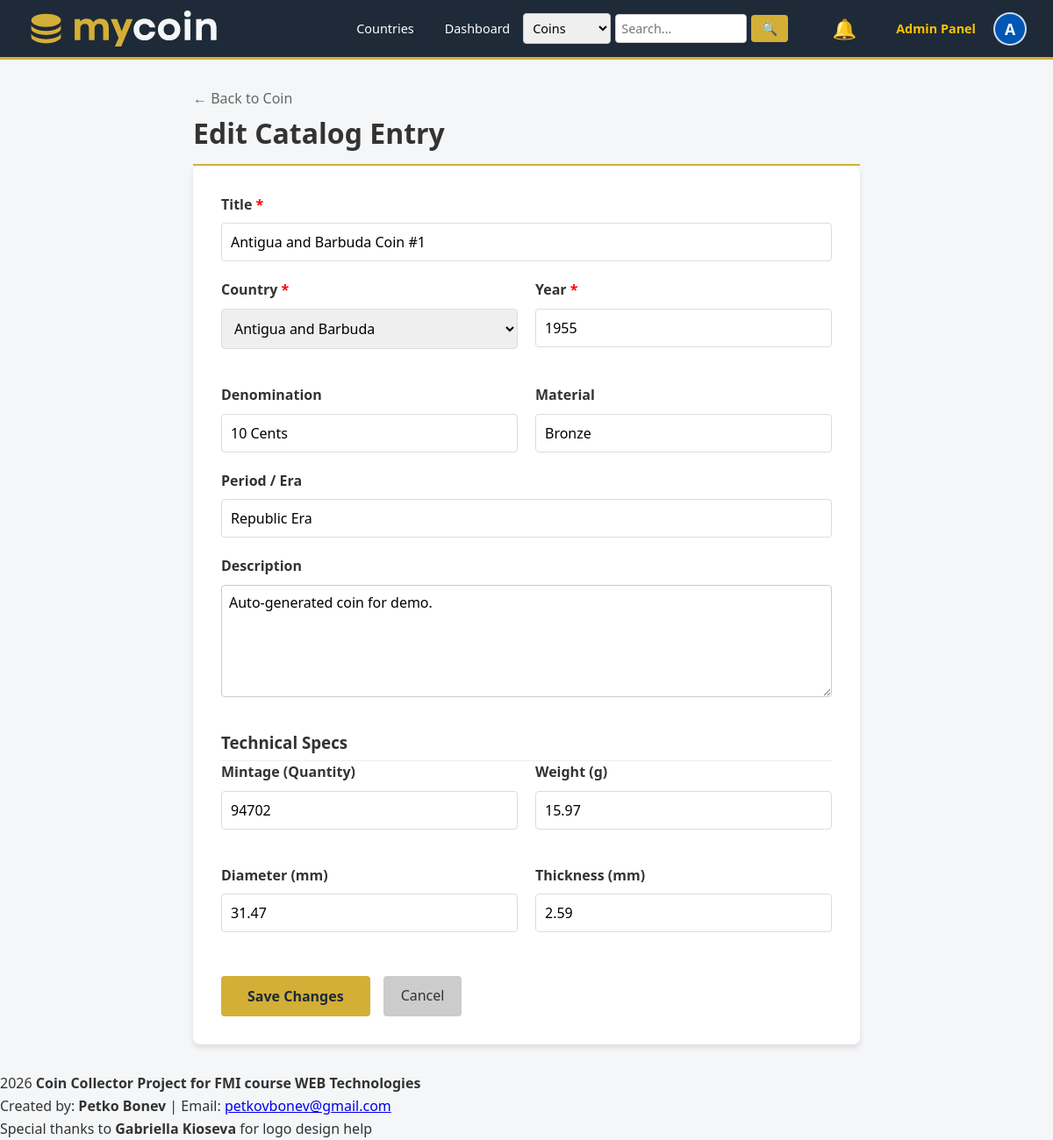
The app's page /admin/edit_catalog_coin.php?id=139 (signed in) with its own data.
### tables this page shows
CREATE TABLE IF NOT EXISTS users (
    id INT AUTO_INCREMENT PRIMARY KEY,
    username VARCHAR(50) NOT NULL UNIQUE,
    email VARCHAR(100) NOT NULL UNIQUE,
    password VARCHAR(255) NOT NULL,
    
    profile_image VARCHAR(255) DEFAULT NULL,
    bio TEXT DEFAULT NULL,
    location VARCHAR(100) DEFAULT NULL, 
    last_login TIMESTAMP NULL DEFAULT NULL,
    
    is_verified TINYINT(1) DEFAULT 0,
    role ENUM('user', 'admin') DEFAULT 'user',
    created_at TIMESTAMP DEFAULT CURRENT_TIMESTAMP
);

CREATE TABLE IF NOT EXISTS catalog_coins (
    id INT AUTO_INCREMENT PRIMARY KEY,
    country_id INT NOT NULL,
    title VARCHAR(255) NOT NULL, 
    denomination VARCHAR(50), 
    year INT,
    period VARCHAR(100),
    material VARCHAR(100),
    description TEXT,
    
    weight DECIMAL(10, 2) DEFAULT NULL,
    diameter DECIMAL(10, 2) DEFAULT NULL, 
    thickness DECIMAL(10, 2) DEFAULT NULL, 
    shape VARCHAR(50) DEFAULT 'Round',
    mintage INT DEFAULT NULL,
    
    catalog_image_front VARCHAR(255),
    catalog_image_back VARCHAR(255),
    
    created_by_user_id INT, 
    is_approved TINYINT(1) DEFAULT 0,
    
    created_at TIMESTAMP DEFAULT CURRENT_TIMESTAMP,
    FOREIGN KEY (country_id) REFERENCES countries(id),
    FOREIGN KEY (created_by_user_id) REFERENCES users(id)
);

CREATE TABLE IF NOT EXISTS countries (
    id INT AUTO_INCREMENT PRIMARY KEY,
    name VARCHAR(100) NOT NULL,
    iso_code_2 VARCHAR(2) NOT NULL,
    iso_code_3 VARCHAR(3) NOT NULL,
    continent ENUM('Africa', 'Antarctica', 'Asia', 'Europe', 'North America', 'Oceania', 'South America', 'Unknown') DEFAULT 'Unknown',
    flag_image VARCHAR(255) DEFAULT NULL,
    
    is_historical TINYINT(1) DEFAULT 0
);

### admin/edit_catalog_coin.php (the view, shortened to what this page needs)
<?php
require '../config/db.php';
$id = isset($_GET['id']) ? (int)$_GET['id'] : 0;
$stmt = $pdo->prepare("SELECT * FROM catalog_coins WHERE id = ?");
$stmt->execute([$id]);
$coin = $stmt->fetch();
$countries = $pdo->query("SELECT id, name FROM countries ORDER BY name ASC")->fetchAll();
?>
<!DOCTYPE html>
<html lang="en">
<head>
    <link rel="stylesheet" href="../assets/css/styles.css">
</head>
<body>
    <?php include '../includes/navbar.php'; ?>
    <div class="container" style="max-width: 800px;">
        <a href="../catalog_coin.php?id=<?php echo $id; ?>" style="color: #666; text-decoration: none;">&larr; Back to Coin</a>
        <h1 style="border-bottom: 2px solid var(--accent-color); padding-bottom: 10px;">Edit Catalog Entry</h1>
        <form method="POST" class="card">
            <div class="form-group">
                <label>Title <span style="color: red;">*</span></label>
                <input type="text" name="title" value="<?php echo htmlspecialchars($coin['title']); ?>" required>
            </div>
            <div class="form-grid">
                <div class="form-group">
                    <label>Country <span style="color: red;">*</span></label>
                    <select name="country_id" required>
                        <?php foreach($countries as $c): ?>
                            <option value="<?php echo $c['id']; ?>" <?php echo ($c['id'] == $coin['country_id']) ? 'selected' : ''; ?>>
                                <?php echo htmlspecialchars($c['name']); ?>
                            </option>
                        <?php endforeach; ?>
                    </select>
                </div>
                <div class="form-group">
                    <label>Year <span style="color: red;">*</span></label>
                    <input type="number" name="year" value="<?php echo $coin['year']; ?>" required>
                </div>
                <div class="form-group">
                    <label>Denomination</label>
                    <input type="text" name="denomination" value="<?php echo htmlspecialchars($coin['denomination']); ?>">
                </div>
                <div class="form-group">
                    <label>Material</label>
                    <input type="text" name="material" value="<?php echo htmlspecialchars($coin['material']); ?>">
                </div>
            </div>
            <div class="form-group">
                <label>Period / Era</label>
                <input type="text" name="period" value="<?php echo htmlspecialchars($coin['period']); ?>" placeholder="e.g. Republic, Kingdom...">
            </div>
            <div class="form-group">
                <label>Description</label>
                <textarea name="description" rows="5"><?php echo htmlspecialchars($coin['description']); ?></textarea>
            </div>
            <h3 style="margin-top: 30px; border-bottom: 1px solid #eee; padding-bottom: 5px;">Technical Specs</h3>
            <div class="form-grid">
                <div class="form-group">
                    <label>Mintage (Quantity)</label>
                    <input type="number" name="mintage" value="<?php echo $coin['mintage']; ?>">
                </div>
                <div class="form-group">
                    <label>Weight (g)</label>
                    <input type="number" step="0.01" name="weight" value="<?php echo $coin['weight']; ?>">
                </div>
                <div class="form-group">
                    <label>Diameter (mm)</label>
                    <input type="number" step="0.01" name="diameter" value="<?php echo $coin['diameter']; ?>">
                </div>
                <div class="form-group">
                    <label>Thickness (mm)</label>
                    <input type="number" step="0.01" name="thickness" value="<?php echo $coin['thickness']; ?>">
                </div>
            </div>
            <div style="margin-top: 30px; display: flex; gap: 15px;">
                <button type="submit" class="btn btn-accent" style="padding: 12px 30px;">Save Changes</button>
                <a href="../catalog_coin.php?id=<?php echo $id; ?>" class="btn" style="background: #ccc; color: #333;">Cancel</a>
            </div>
        </form>
    </div>
    <?php include '../includes/footer.php'; ?>
</body>
</html>

### includes/navbar.php (shortened to what this page needs)
<?php
$pathPrefix = file_exists(__DIR__ . '/../config/db.php') && !file_exists('config/db.php') ? '../' : '';
?>
<nav class="navbar" style="padding: 10px 0; background-color: var(--primary-color);">
    <div style="width: 100%; padding: 0 30px; display: flex; justify-content: space-between; align-items: center; box-sizing: border-box;">
        <a href="<?php echo $pathPrefix; ?>index.php" class="navbar-brand" style="display: flex; align-items: center; gap: 12px; text-decoration: none; color: white; font-size: 1.4rem; font-weight: bold;">
            <img src="<?php echo $pathPrefix; ?>Logo/logo.svg" alt="Coin Collector Logo" style="height: 45px; width: auto;">
        </a>
        <div class="nav-links" style="display: flex; align-items: center; gap: 15px;">
            <?php if (isset($_SESSION['user_id'])): ?>
                <a href="<?php echo $pathPrefix; ?>countries.php" style="color: white; text-decoration: none;">Countries</a>
                <a href="<?php echo $pathPrefix; ?>index.php" style="color: white; text-decoration: none;">Dashboard</a>
                <?php
                $searchType = isset($_GET['type']) ? $_GET['type'] : 'coins';
                $searchQuery = isset($_GET['q']) ? htmlspecialchars($_GET['q']) : '';
                ?>
                <form action="<?php echo $pathPrefix; ?>search_results.php" method="GET" style="display: inline-flex; align-items: center; gap: 5px; margin-right: 15px;">
                    <select name="type" style="padding: 6px; border-radius: 4px; border: 1px solid #ccc; font-size: 0.9rem;">
                        <option value="coins" <?php echo ($searchType == 'coins') ? 'selected' : ''; ?>>Coins</option>
                    </select>
                    <input type="text" name="q" value="<?php echo $searchQuery; ?>" placeholder="Search..." required
                        style="padding: 6px; border-radius: 4px; border: 1px solid #ccc; font-size: 0.9rem; width: 150px;">
                    <button type="submit" class="btn" style="padding: 6px 12px; font-size: 0.9rem; background: var(--accent-color); color: white; border: none; cursor: pointer;">&#128269;</button>
                </form>
                <a href="<?php echo $pathPrefix; ?>my_trades.php" style="position: relative; text-decoration: none; margin-right: 10px; display: flex; align-items: center;" title="Trade Notifications">
                    <span style="font-size: 1.4rem; color: white;">&#128276;</span>
                </a>
                <?php if (isset($_SESSION['role']) && $_SESSION['role'] === 'admin'): ?>
                    <a href="<?php echo $pathPrefix; ?>admin/dashboard.php" style="color: #ffc107; font-weight: bold; text-decoration: none;">Admin Panel</a>
                <?php endif; ?>
                <?php
                if (isset($pdo)) {
                    $stmtNav = $pdo->prepare("SELECT profile_image, username FROM users WHERE id = ?");
                    $stmtNav->execute([$_SESSION['user_id']]);
                    $navUser = $stmtNav->fetch();
                } else {
                    $navUser = ['username' => $_SESSION['username'] ?? 'User', 'profile_image' => null];
                }
                $avatarUrl = '';
                $hasAvatar = false;
                $initial = strtoupper(substr($navUser['username'], 0, 1));
                ?>
                <div class="user-menu" style="margin-left: 5px; position: relative; display: inline-block;">
                    <button class="settings-btn" style="background: none; border: none; padding: 0; cursor: pointer; display: flex; align-items: center;">
                        <?php if ($hasAvatar): ?>
                            <img src="<?php echo htmlspecialchars($avatarUrl); ?>" alt="Profile"
                                style="width: 38px; height: 38px; border-radius: 50%; object-fit: cover; border: 2px solid rgba(255,255,255,0.8);">
                        <?php else: ?>
                            <div style="width: 38px; height: 38px; border-radius: 50%; background: #0056b3; color: white;
                                        display: flex; align-items: center; justify-content: center; font-weight: bold; font-size: 1.1rem;
                                        border: 2px solid rgba(255,255,255,0.8); text-transform: uppercase;">
                                <?php echo $initial; ?>
                            </div>
                        <?php endif; ?>
                    </button>
                </div>
            <?php endif; ?>
        </div>
    </div>
</nav>

### assets/css/styles.css (style rules this page uses)
:root { --primary-color: #1e2a38; --accent-color: #d4af37; --bg-color: #f4f6f8; --white: #ffffff; --text-color: #333333; --text-light: #8898aa; --danger: #e74c3c; }
* { box-sizing: border-box; margin: 0; padding: 0; font-family: "Segoe UI", Tahoma, Geneva, Verdana, sans-serif; }
body { background-color: var(--bg-color); color: var(--text-color); line-height: 1.6; }
.navbar { background-color: var(--primary-color); padding: 1rem 2rem; display: flex; justify-content: space-between; align-items: center; color: var(--white); border-bottom: 3px solid var(--accent-color); }
.nav-links a { color: var(--white); text-decoration: none; margin-left: 20px; font-size: 0.9rem; transition: color 0.3s; }
.container { max-width: 1200px; margin: 2rem auto; padding: 0 20px; }
.card { background: var(--white); border-radius: 8px; box-shadow: 0 4px 6px rgba(0, 0, 0, 0.1); padding: 2rem; margin-bottom: 1rem; }
.btn { display: inline-block; padding: 10px 20px; background-color: var(--primary-color); color: var(--white); border: none; border-radius: 4px; cursor: pointer; text-decoration: none; font-size: 1rem; transition: background 0.3s; }
.btn-accent { background-color: var(--accent-color); color: var(--primary-color); font-weight: bold; }
.form-group { margin-bottom: 1.5rem; }
label { display: block; margin-bottom: 0.5rem; font-weight: 600; }
input, select, textarea { width: 100%; padding: 10px; border: 1px solid #ddd; border-radius: 4px; font-size: 1rem; }
.user-menu { position: relative; display: inline-block; margin-left: 15px; }
.settings-btn { background: none; border: none; font-size: 1.5rem; cursor: pointer; color: #555; padding: 5px; transition: transform 0.2s; }
.form-group { margin-bottom: 20px; }
.form-group label { display: block; margin-bottom: 8px; font-weight: bold; color: #333; }
textarea { width: 100%; padding: 8px; border: 1px solid #ccc; border-radius: 4px; resize: vertical; }

### admin/edit_catalog_coin.php (style rules this page uses)
.form-grid { display: grid; grid-template-columns: 1fr 1fr; gap: 20px; }

### records on screen
users: username "A"
catalog_coins: title "Antigua and Barbuda Coin #1", country_id "Antigua and Barbuda", year "1955", denomination "10 Cents", material "Bronze", period "Republic Era", description "Auto-generated coin for demo.", mintage "94702", weight "15.97", diameter "31.47", thickness "2.59"
